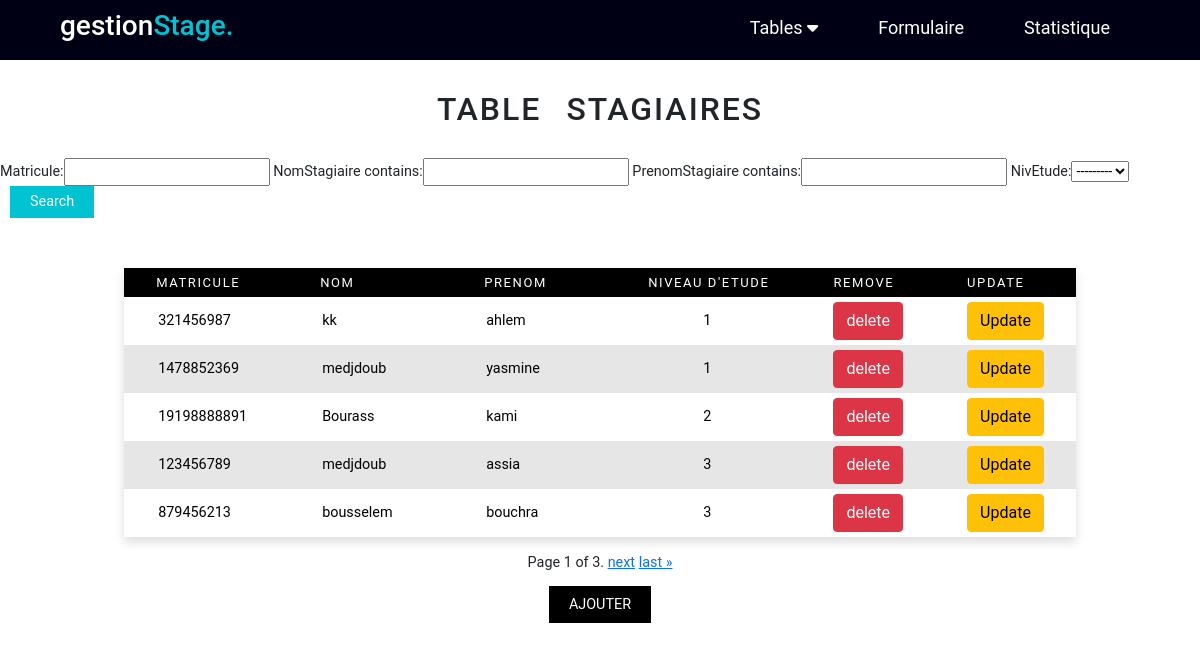
Before: /stagiaire/ with the older database file.
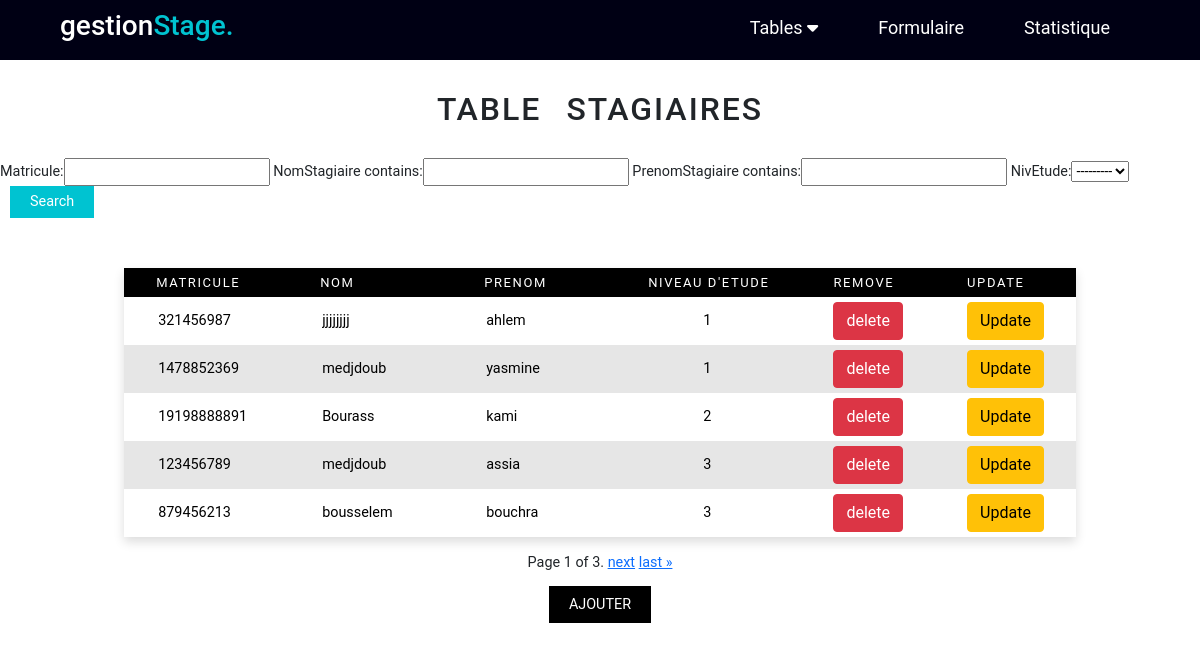
After: the same page with the newer database file.
### AppGestion/models.py (models this page shows, shortened)
class Stagiaire (models.Model):
    matricule= models.IntegerField(primary_key=True)
    NomStagiaire=models.CharField(max_length=15)
    PrenomStagiaire=models.CharField(max_length=30)
    NivEtude=models.IntegerField(choices=NIV_ETUDE)
    class Meta:
        ordering = ['NivEtude']

### AppGestion/views.py (the view)
# urls.py: path('stagiaire/',views.stagiaire,name='stagiaire'),
def stagiaire (request):
    stagiaires=Stagiaire.objects.all()
    myFilter1 =StagaireFilter(request.GET, queryset=stagiaires)
    stagiaires=myFilter1.qs
    paginator= Paginator(stagiaires,5)
    page_number=request.GET.get('page')
    stagiaires=paginator.get_page(page_number)
    if request.method=="POST":
        formStagiaire =StagiaireForm(data=request.POST)
        if formStagiaire.is_valid():
            formStagiaire.save()
            return redirect("stagiaire")
    else:
        formStagiaire=StagiaireForm
    return render(request,'stagiaire.html',{'stagiaire':stagiaires,'myFilter1':myFilter1,'formStagiaire':formStagiaire})

### AppGestion/templates/stagiaire.html (shortened to what this page needs)
<!DOCTYPE html>
<html lang="en">
<head>
    <link href="https://cdn.jsdelivr.net/npm/bootstrap@5.1.3/dist/css/bootstrap.min.css" rel="stylesheet"
>
    <link rel="stylesheet" href="https://cdnjs.cloudflare.com/ajax/libs/font-awesome/6.0.0-beta3/css/all.min.css" />
    <link rel="stylesheet" href="/static/style.css">
</head>
<body>
<header>
  <div class="menu_bar">
    <h1 class="logo">gestion<span>Stage.</span></h1>
    <ul >
      <li ><a  href="">Tables <i class="fas fa-caret-down"></i></a>
      </li>
      <li ><a  href="{% url 'formulaireStage'%}">Formulaire</a></li>
      <li ><a  href="#">Statistique</a> </li>
    </ul>
  </div>
</header>
<div class="contenue">
    <h2>table stagiaires</h2>
    <div class="filtrage">
    <form action="" methode="get">
      {{myFilter1.form}}
      <button class="button" type="submit"> Search </button>
    </form>
   </div>
    <table >
      <thead>
        <tr>
          <th>Matricule</th>
          <th>Nom </th>
          <th>Prenom </th>
          <th>Niveau d'etude</th>
          <th>Remove</th>
          <th>Update</th>
        </tr>
      </thead>
        {% for p in stagiaire %}
        <tr>
        <form method ="POST" action="/Update_Stagiaire/{{p.matricule}}/">
            <td><input class="table_input" type= "text" name="matricule" value={{p.matricule}} readonly>  </td>
            <td><input class="table_input" type= "text" name="NomStagiaire" value={{p.NomStagiaire}}></td>
            <td><input class="table_input" type= "text" name="PrenomStagiaire" value={{p.PrenomStagiaire}}></td>
            <td><input class="table_input" style="width:15px;"type= "text" name="NivEtude" value={{p.NivEtude}}></td>
         <td> <a href="{% url 'delete_Stagaire' p.matricule %}"  class="btn btn-danger"> delete </a> </td>
         <td> <input type="submit" value="Update" class="btn btn-warning"></td>
        </form>
      </tr>
        {% endfor %}
      </table>
      <div class="pagination">
        <span class="step-links">
            <span class="current">
                Page {{ stagiaire.number }} of {{ stagiaire.paginator.num_pages }}.
            </span>
            {% if stagiaire.has_next %}
                <a href="?page={{ stagiaire.next_page_number }}">next</a>
                <a href="?page={{ stagiaire.paginator.num_pages }}">last &raquo;</a>
            {% endif %}
        </span>
    </div>
    <div class="wrapper">
      <a href="#ajout-stagiaire">Ajouter</a>
    </div>
</div>
</body>
</html>

Changed rows visible on the page:
changed Stagiaire "ahlem": NomStagiaire "kk" → "jjjjjjjj"
